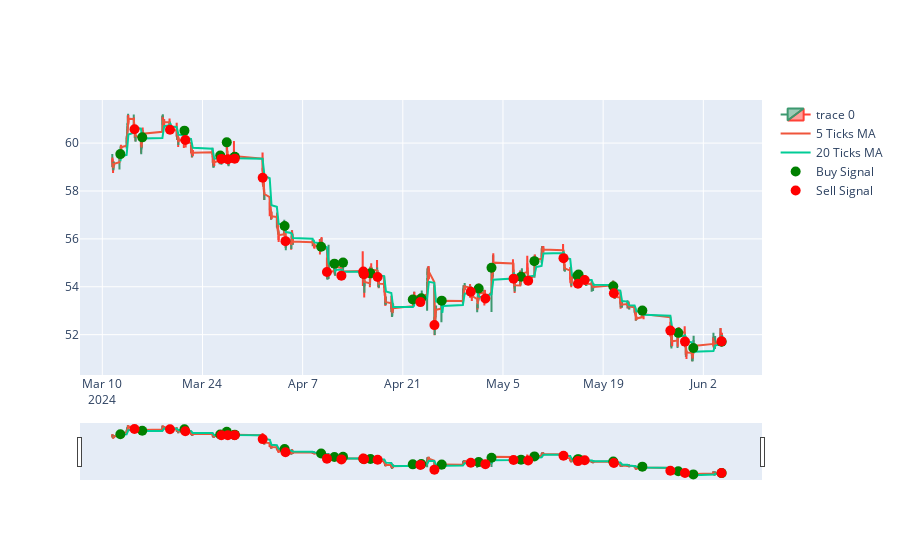

The code cell stored with this chart in its notebook:
### Code cell
# count the number of times the 5 ticks MA crosses the 20 ticks MA

tsm_data['5T_MA'] = tsm_data['Close'].rolling(window=5).mean()
tsm_data['20T_MA'] = tsm_data['Close'].rolling(window=20).mean()

tsm_data['signal'] = np.where(tsm_data['5T_MA'] > tsm_data['20T_MA'], 1, 0)
tsm_data['signal'] = tsm_data['signal'].diff()


print(tsm_data['signal'].value_counts())

# plot the buy and sell signals

fig = go.Figure(data=[go.Candlestick(x=tsm_data.index,
                open=tsm_data['Open'],
                high=tsm_data['High'],
                low=tsm_data['Low'],
                close=tsm_data['Close'])])

fig.add_trace(go.Scatter(x=tsm_data.index, y=tsm_data['Close'].rolling(window=5).mean(), name='5 Ticks MA'))
fig.add_trace(go.Scatter(x=tsm_data.index, y=tsm_data['Close'].rolling(window=20).mean(), name='20 Ticks MA'))

buy_signals = tsm_data[tsm_data['signal'] == 1]
sell_signals = tsm_data[tsm_data['signal'] == -1]

fig.add_trace(go.Scatter(x=buy_signals.index, y=buy_signals['Close'], mode='markers', marker=dict(color='green', size=10), name='Buy Signal'))

fig.add_trace(go.Scatter(x=sell_signals.index, y=sell_signals['Close'], mode='markers', marker=dict(color='red', size=10), name='Sell Signal'))

fig.show()

### Figure 1 — Plotly figure (JSON) as saved in the notebook; plotly's stock layout.template omitted (floating-point values rounded to 4 significant figures; data arrays with more than 128 entries replaced by an {"elided": "..."} marker saying what was removed)
{"data": [{"close": {"elided": "779 float values"}, "high": {"elided": "779 float values"}, "low": {"elided": "779 float values"}, "open": {"elided": "779 float values"}, "type": "candlestick", "x": {"elided": "779 str values"}}, {"name": "5 Ticks MA", "type": "scatter", "x": {"elided": "779 str values"}, "y": {"elided": "779 float values"}}, {"name": "20 Ticks MA", "type": "scatter", "x": {"elided": "779 str values"}, "y": {"elided": "779 float values"}}, {"marker": {"color": "green", "size": 10}, "mode": "markers", "name": "Buy Signal", "type": "scatter", "x": ["2024-03-12T12:30:00-04:00", "2024-03-15T14:00:00-04:00", "2024-03-21T11:30:00-04:00", "2024-03-26T11:30:00-04:00", "2024-03-27T09:30:00-04:00", "2024-03-28T11:00:00-04:00", "2024-03-28T12:30:00-04:00", "2024-04-04T11:30:00-04:00", "2024-04-09T14:00:00-04:00", "2024-04-11T10:30:00-04:00", "2024-04-12T15:30:00-04:00", "2024-04-15T12:00:00-04:00", "2024-04-16T11:30:00-04:00", "2024-04-22T09:30:00-04:00", "2024-04-23T14:00:00-04:00", "2024-04-26T10:30:00-04:00", "2024-05-01T14:30:00-04:00", "2024-05-03T09:30:00-04:00", "2024-05-07T12:30:00-04:00", "2024-05-09T09:30:00-04:00", "2024-05-15T10:00:00-04:00", "2024-05-15T13:30:00-04:00", "2024-05-20T10:00:00-04:00", "2024-05-24T11:30:00-04:00", "2024-05-29T12:00:00-04:00", "2024-05-31T14:30:00-04:00", "2024-06-04T13:30:00-04:00"], "y": [59.54, 60.24, 60.52, 59.49, 60.03, 59.4, 59.43, 56.54, 55.67, 54.97, 55.01, 54.55, 54.56, 53.47, 53.52, 53.42, 53.92, 54.79, 54.42, 55.07, 54.46, 54.51, 54.02, 53.01, 52.08, 51.44, 51.71]}, {"marker": {"color": "red", "size": 10}, "mode": "markers", "name": "Sell Signal", "type": "scatter", "x": ["2024-03-14T12:00:00-04:00", "2024-03-19T11:00:00-04:00", "2024-03-21T14:30:00-04:00", "2024-03-26T15:30:00-04:00", "2024-03-27T13:00:00-04:00", "2024-03-28T12:00:00-04:00", "2024-04-01T10:00:00-04:00", "2024-04-04T14:30:00-04:00", "2024-04-10T09:30:00-04:00", "2024-04-12T10:00:00-04:00", "2024-04-15T11:30:00-04:00", "2024-04-15T14:00:00-04:00", "2024-04-17T11:30:00-04:00", "2024-04-23T11:00:00-04:00", "2024-04-25T10:00:00-04:00", "2024-04-30T12:00:00-04:00", "2024-05-02T13:00:00-04:00", "2024-05-06T11:30:00-04:00", "2024-05-08T12:30:00-04:00", "2024-05-13T11:00:00-04:00", "2024-05-15T11:30:00-04:00", "2024-05-16T10:00:00-04:00", "2024-05-20T12:00:00-04:00", "2024-05-28T09:30:00-04:00", "2024-05-30T10:30:00-04:00", "2024-06-04T13:00:00-04:00"], "y": [60.58, 60.56, 60.13, 59.34, 59.33, 59.35, 58.56, 55.9, 54.62, 54.47, 54.63, 54.52, 54.41, 53.36, 52.4, 53.79, 53.51, 54.34, 54.26, 55.19, 54.12, 54.28, 53.73, 52.17, 51.71, 51.72]}], "layout": {}}
